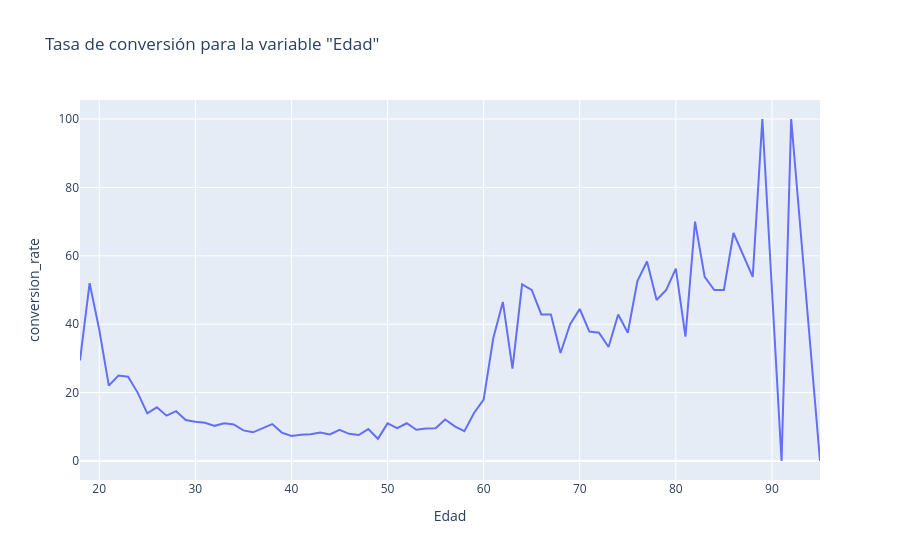
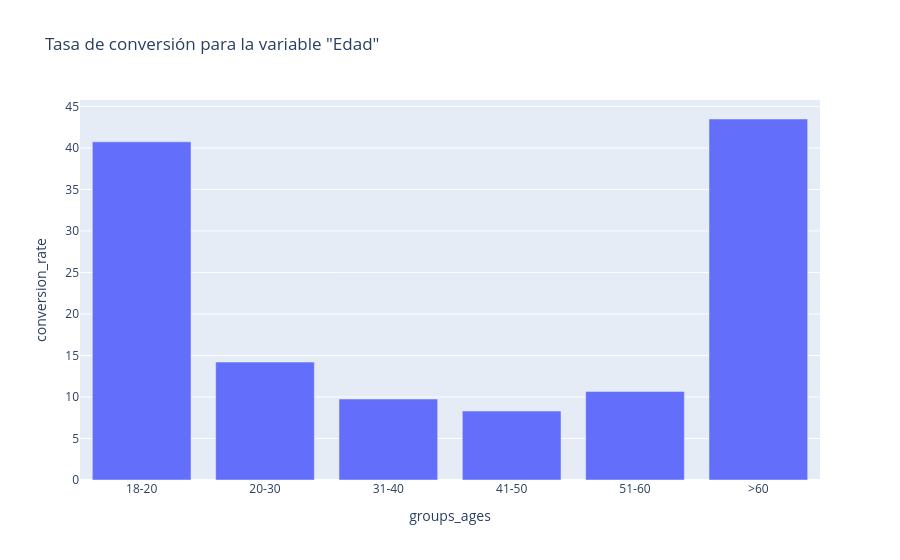

The cell these charts' notebook holds for them, in order:
### Markdown cell above
# Univariate analysis

### Code cell
predictor_var = 'Edad'
df_group = df.groupby(predictor_var)['y'].mean().mul(100).rename('conversion_rate').reset_index()


fig = px.line(df_group, x=predictor_var, y='conversion_rate',
                title=f'Tasa de conversión para la variable "{predictor_var}"'
                )
fig.show()

df.loc[:,'groups_ages'] = '18-20'
df.loc[df['Edad']>60,'groups_ages'] = '>60'
df.loc[(df['Edad']>50)&(df['Edad']<=60), 'groups_ages'] = '51-60'
df.loc[(df['Edad']>40)&(df['Edad']<=50), 'groups_ages'] = '41-50'
df.loc[(df['Edad']>30)&(df['Edad']<=40), 'groups_ages'] = '31-40'
df.loc[(df['Edad']>20)&(df['Edad']<=30), 'groups_ages'] = '20-30'

# Y grafiquemos la tasa de conversión para esta nueva columna
df_group = df.groupby('groups_ages')['y'].mean().mul(100).rename('conversion_rate').reset_index()

fig = px.bar(df_group, x='groups_ages', y='conversion_rate',
                     title=f'Tasa de conversión para la variable "{predictor_var}"'
                     )
fig.show()

### Figure 1 — Plotly figure (JSON) as saved in the notebook; plotly's stock layout.template omitted (floating-point values rounded to 4 significant figures)
{"data": [{"hovertemplate": "Edad=%{x}<br>conversion_rate=%{y}<extra></extra>", "legendgroup": "", "line": {"color": "#636efa", "dash": "solid"}, "marker": {"symbol": "circle"}, "mode": "lines", "name": "", "orientation": "v", "showlegend": false, "type": "scatter", "x": [18, 19, 20, 21, 22, 23, 24, 25, 26, 27, 28, 29, 30, 31, 32, 33, 34, 35, 36, 37, 38, 39, 40, 41, 42, 43, 44, 45, 46, 47, 48, 49, 50, 51, 52, 53, 54, 55, 56, 57, 58, 59, 60, 61, 62, 63, 64, 65, 66, 67, 68, 69, 70, 71, 72, 73, 74, 75, 76, 77, 78, 79, 80, 81, 82, 83, 84, 85, 86, 88, 89, 91, 92, 95], "xaxis": "x", "y": [29.41, 52, 38.46, 22.03, 25, 24.63, 20, 13.93, 15.7, 13.26, 14.56, 12, 11.49, 11.2, 10.28, 11.02, 10.67, 8.957, 8.384, 9.53, 10.8, 8.313, 7.306, 7.692, 7.805, 8.333, 7.774, 9.091, 7.951, 7.602, 9.328, 6.494, 11.0, 9.611, 11.04, 9.138, 9.499, 9.549, 12.12, 10.14, 8.723, 14.06, 17.95, 35.9, 46.51, 27.03, 51.61, 50, 42.86, 42.86, 31.58, 40, 44.44, 37.84, 37.5, 33.33, 42.86, 37.5, 52.63, 58.33, 47.06, 50, 56.25, 36.36, 70, 53.85, 50, 50, 66.67, 53.85, 100, 0, 100, 0], "yaxis": "y"}], "layout": {"legend": {"tracegroupgap": 0}, "title": {"text": "Tasa de conversión para la variable \"Edad\""}, "xaxis": {"anchor": "y", "domain": [0, 1], "title": {"text": "Edad"}}, "yaxis": {"anchor": "x", "domain": [0, 1], "title": {"text": "conversion_rate"}}}}

### Figure 2 — Plotly figure (JSON) as saved in the notebook; plotly's stock layout.template omitted (floating-point values rounded to 4 significant figures)
{"data": [{"alignmentgroup": "True", "hovertemplate": "groups_ages=%{x}<br>conversion_rate=%{y}<extra></extra>", "legendgroup": "", "marker": {"color": "#636efa", "pattern": {"shape": ""}}, "name": "", "offsetgroup": "", "orientation": "v", "showlegend": false, "textposition": "auto", "type": "bar", "x": ["18-20", "20-30", "31-40", "41-50", "51-60", ">60"], "xaxis": "x", "y": [40.74, 14.2, 9.753, 8.303, 10.67, 43.49], "yaxis": "y"}], "layout": {"barmode": "relative", "legend": {"tracegroupgap": 0}, "title": {"text": "Tasa de conversión para la variable \"Edad\""}, "xaxis": {"anchor": "y", "domain": [0, 1], "title": {"text": "groups_ages"}}, "yaxis": {"anchor": "x", "domain": [0, 1], "title": {"text": "conversion_rate"}}}}
